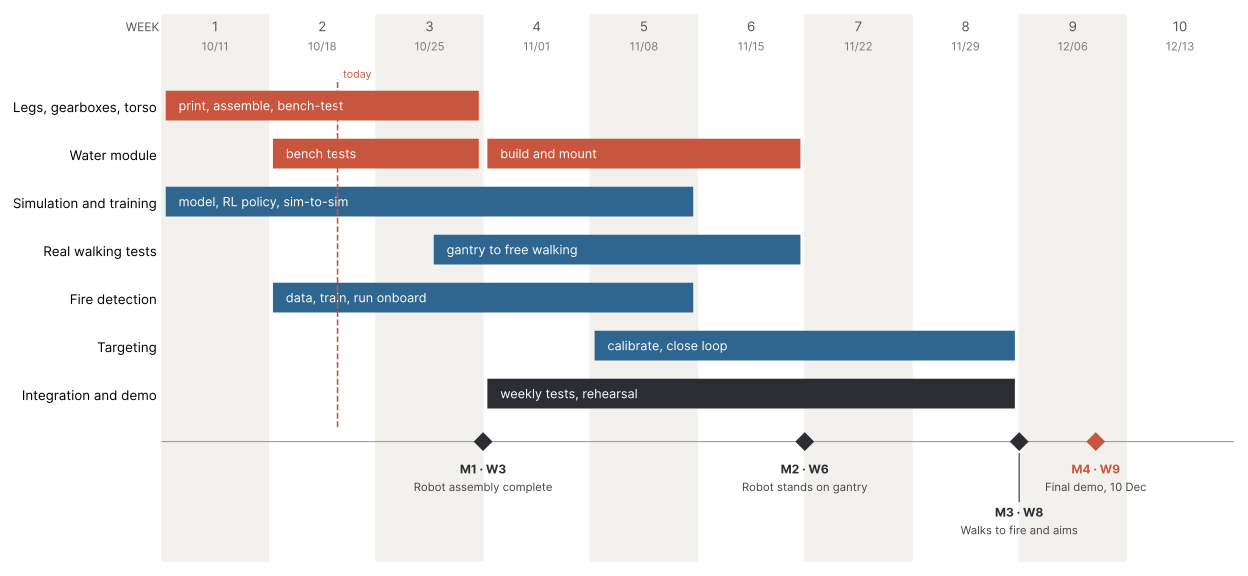

The Python source for this figure:
"""Team schedule board as a Gantt chart: lanes, bars and milestones of the team plan (docs/plan/README.md).

    uv run python docs/plan/gantt.py      # -> docs/plan/gantt.svg

Week 1 starts on Sunday 11 October 2026. Edit TASKS and MILESTONES together with the README.
"""
from datetime import date, timedelta
from pathlib import Path

import matplotlib

matplotlib.use("Agg")
import matplotlib.pyplot as plt  # noqa: E402

W1 = date(2026, 10, 11)
TODAY = date(2026, 10, 22)
HW, SW, INT = "#c8553d", "#2f6690", "#2b2d33"
TASKS = [  # lane, bar text, first week, last week (inclusive), colour
    ("Legs, gearboxes, torso", "print, assemble, bench-test", 1, 3, HW),
    ("Water module", "bench tests", 2, 3, HW),
    ("Water module", "build and mount", 4, 6, HW),
    ("Simulation and training", "model, RL policy, sim-to-sim", 1, 5, SW),
    ("Real walking tests", "gantry to free walking", 3.5, 6, SW),
    ("Fire detection", "data, train, run onboard", 2, 5, SW),
    ("Targeting", "calibrate, close loop", 5, 8, SW),
    ("Integration and demo", "weekly tests, rehearsal", 4, 8, INT),
]
MILESTONES = [  # code, name, date, extra label drop (rows)
    ("M1 · W3", "Robot assembly complete", date(2026, 10, 31), 0.0),
    ("M2 · W6", "Robot stands on gantry", date(2026, 11, 21), 0.0),
    ("M3 · W8", "Walks to fire and aims", date(2026, 12, 5), 0.9),
    ("M4 · W9", "Final demo, 10 Dec", date(2026, 12, 10), 0.0),
]


def week_x(w):
    """x position of the start of week w (1-based, may be fractional)."""
    return w - 1


def main():
    plt.rcParams["font.family"] = ["Inter", "DejaVu Sans"]
    plt.rcParams["svg.fonttype"] = "path"
    plt.rcParams["svg.hashsalt"] = "sobang"
    lanes = list(dict.fromkeys(t[0] for t in TASKS))
    fig, ax = plt.subplots(figsize=(13, 6.0))
    for i in range(10):
        if i % 2 == 0:
            ax.axvspan(i, i + 1, color="#f2f1ee", zorder=0)
        start = W1 + timedelta(days=7 * i)
        ax.text(i + 0.5, len(lanes) + 0.55, f"{i + 1}", ha="center", fontsize=10, color="#555555")
        ax.text(i + 0.5, len(lanes) + 0.15, f"{start:%m/%d}", ha="center", fontsize=8.5, color="#777777")
    for lane, text, a, b, col in TASKS:
        y = len(lanes) - 1 - lanes.index(lane)
        ax.barh(y, week_x(b + 1) - week_x(a) - 0.08, left=week_x(a) + 0.04, height=0.62, color=col, zorder=2)
        ax.text(week_x(a) + 0.16, y, text, va="center", fontsize=9.5, color="white", zorder=3)
    ax.set_yticks(range(len(lanes)), lanes[::-1], fontsize=10)
    ymil = -1.0
    ax.axhline(ymil, color="#999999", lw=0.8, zorder=1)
    for code, name, d, drop in MILESTONES:
        x = ((d - W1).days + 1) / 7
        demo = "demo" in name
        col = "#c8553d" if demo else "#2b2d33"
        ax.plot(x, ymil, marker="D", ms=9, color=col, zorder=3)
        if drop:
            ax.plot([x, x], [ymil - 0.25, ymil - 0.35 - drop], color=col, lw=0.8, zorder=2)
        ax.text(x, ymil - 0.42 - drop, code, ha="center", va="top", fontsize=9, weight="bold", color=col)
        ax.text(x, ymil - 0.80 - drop, name, ha="center", va="top", fontsize=8.5, color="#444444")
    xt = ((TODAY - W1).days + 0.5) / 7
    ax.plot([xt, xt], [ymil + 0.3, len(lanes) - 0.45], color="#c8553d", lw=1.2, ls="--", zorder=4)
    ax.text(xt + 0.05, len(lanes) - 0.42, "today", fontsize=8, color="#c8553d")
    ax.set_xlim(0, 10)
    ax.set_ylim(ymil - 2.5, len(lanes) + 0.9)
    ax.set_xticks([])
    for s in ("top", "right", "bottom", "left"):
        ax.spines[s].set_visible(False)
    ax.tick_params(axis="y", length=0)
    ax.text(-0.02, len(lanes) + 0.55, "WEEK", ha="right", fontsize=9, color="#555555", transform=ax.transData)
    fig.tight_layout()
    fig.savefig(Path(__file__).with_name("gantt.svg"), metadata={"Date": None})


if __name__ == "__main__":
    main()
